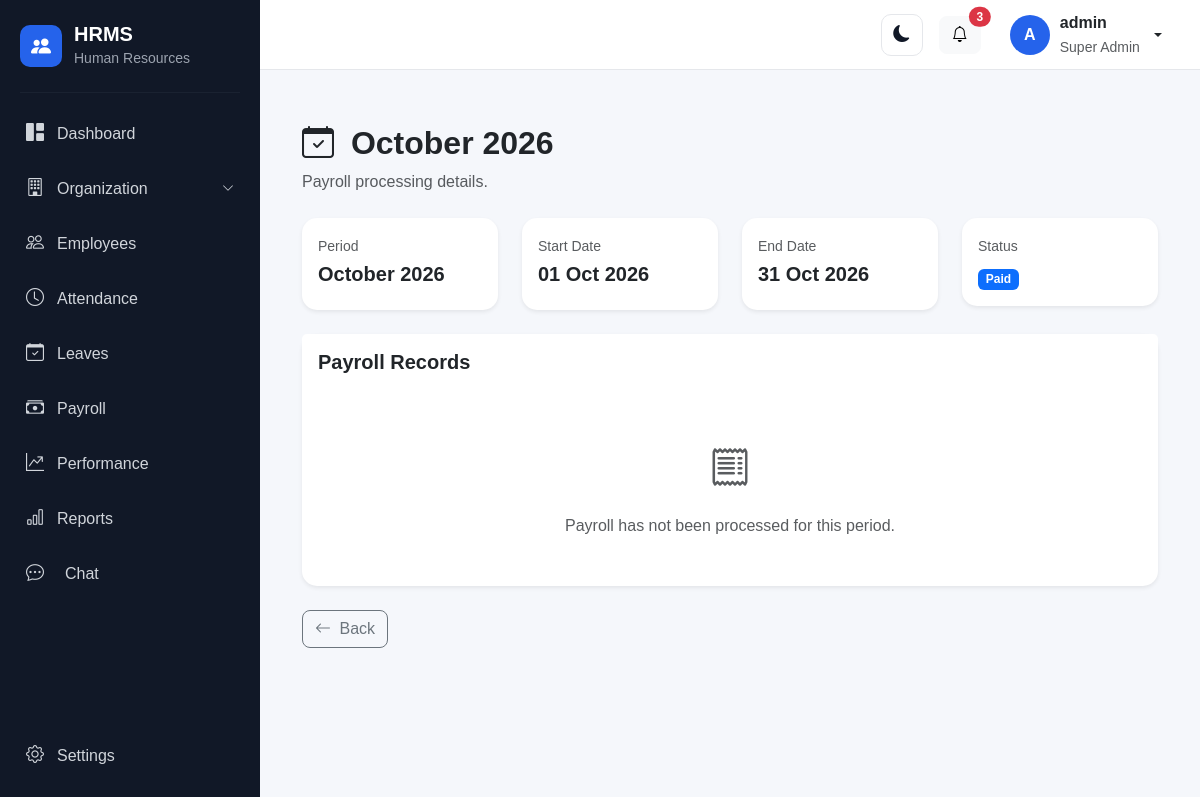
Screenshot of /payroll/periods/1/ (signed in) with the database file from the repository.
### account/models.py (models this page shows, shortened)
class User(AbstractUser):
    class Role(models.TextChoices):
        SUPER_ADMIN = "SUPER_ADMIN", "Super Admin"
        HR_ADMIN = "HR_ADMIN", "HR Admin"
        MANAGER = "MANAGER", "Manager"
        EMPLOYEE = "EMPLOYEE", "Employee"
        RECRUITER = "RECRUITER", "Recruiter"
        PAYROLL_ADMIN = "PAYROLL_ADMIN", "Payroll Admin"
    objects = HRMSUserManager()
    role = models.CharField(
        max_length=30,
        choices=Role.choices,
        default=Role.EMPLOYEE,
    )
    phone = models.CharField(
        max_length=15,
        blank=True,
        null=True,
    )
    profile_picture = models.ImageField(
        upload_to="profile_pictures/",
        blank=True,
        null=True,
    )
    must_change_password = models.BooleanField(
        default=False,
        help_text="If enabled, the user must change their password after logging in.",
    )

### payroll/models.py (models this page shows, shortened)
class PayrollPeriod(models.Model):
    class Status(models.TextChoices):
        DRAFT = "DRAFT", "Draft"
        PROCESSING = "PROCESSING", "Processing"
        PROCESSED = "PROCESSED", "Processed"
        PAID = "PAID", "Paid"
        CANCELLED = "CANCELLED", "Cancelled"
    month = models.PositiveSmallIntegerField()
    year = models.PositiveIntegerField()
    start_date = models.DateField()
    end_date = models.DateField()
    status = models.CharField(
        max_length=20,
        choices=Status.choices,
        default=Status.DRAFT,
    )
    processed_at = models.DateTimeField(
        null=True,
        blank=True,
    )
    processed_by = models.ForeignKey(
        settings.AUTH_USER_MODEL,
        on_delete=models.SET_NULL,
        null=True,
        blank=True,
        related_name="processed_payroll_periods",
    )
    notes = models.TextField(
        blank=True,
        null=True,
    )
    created_at = models.DateTimeField(auto_now_add=True)
    updated_at = models.DateTimeField(auto_now=True)
    class Meta:
        ordering = ["-year", "-month"]
        constraints = [
            models.UniqueConstraint(
                fields=["month", "year"],
                name="unique_payroll_period",
            )
        ]
    @property
    def display_name(self):
        return self.start_date.strftime("%B %Y")

### payroll/views.py (the view)
# urls.py: path("periods/<int:pk>/", views.period_detail, name="period_detail"),
@login_required
def period_detail(request, pk):
    current_employee = require_payroll_access(request)
    if not current_employee:
        return HttpResponseForbidden(
            "You do not have permission to view payroll."
        )
    period = get_object_or_404(
        PayrollPeriod,
        pk=pk,
    )
    records = get_accessible_payroll_queryset(
        request
    ).filter(
        period=period
    )
    summary = records.aggregate(
        total_gross=Sum("gross_salary"),
        total_deductions=Sum("total_deductions"),
        total_net=Sum("net_salary"),
        total_lop=Sum("lop_amount"),
        total_overtime=Sum("overtime_amount"),
    )
    can_manage = current_employee.role in [
        Employee.Role.HR_ADMIN,
        Employee.Role.SUPER_ADMIN,
    ]
    context = {
        "period": period,
        "records": records,
        "summary": summary,
        "current_employee": current_employee,
        "can_manage": can_manage,
    }
    return render(
        request,
        "payroll/period_detail.html",
        context,
    )

### templates/payroll/period_detail.html (shortened to what this page needs)
{% extends "base.html" %}
{% block content %}
<div class="container-fluid py-4">
    <div class="d-flex justify-content-between align-items-center mb-4">
        <div>
            <h2 class="fw-bold">
                <i class="bi bi-calendar-check me-2"></i>
                {{ period.display_name }}
            </h2>
            <p class="text-muted mb-0">
                Payroll processing details.
            </p>
        </div>
    </div>
    <div class="row g-4 mb-4">
        <div class="col-md-3">
            <div class="card border-0 shadow-sm">
                <div class="card-body">
                    <small class="text-muted">Period</small>
                    <h5 class="fw-bold mt-1">
                        {{ period.display_name }}
                    </h5>
                </div>
            </div>
        </div>
        <div class="col-md-3">
            <div class="card border-0 shadow-sm">
                <div class="card-body">
                    <small class="text-muted">Start Date</small>
                    <h5 class="fw-bold mt-1">
                        {{ period.start_date|date:"d M Y" }}
                    </h5>
                </div>
            </div>
        </div>
        <div class="col-md-3">
            <div class="card border-0 shadow-sm">
                <div class="card-body">
                    <small class="text-muted">End Date</small>
                    <h5 class="fw-bold mt-1">
                        {{ period.end_date|date:"d M Y" }}
                    </h5>
                </div>
            </div>
        </div>
        <div class="col-md-3">
            <div class="card border-0 shadow-sm">
                <div class="card-body">
                    <small class="text-muted">
                        Status
                    </small>
                    <div class="mt-2">
                        {% if period.status == "DRAFT" %}
                        <span class="badge bg-secondary">
                            Draft
                        </span>
                        {% elif period.status == "PROCESSING" %}
                        <span class="badge bg-warning text-dark">
                            Processing
                        </span>
                        {% elif period.status == "PROCESSED" %}
                        <span class="badge bg-success">
                            Processed
                        </span>
                        {% elif period.status == "PAID" %}
                        <span class="badge bg-primary">
                            Paid
                        </span>
                        {% elif period.status == "CANCELLED" %}
                        <span class="badge bg-danger">
                            Cancelled
                        </span>
                        {% endif %}
                    </div>
                </div>
            </div>
        </div>
    </div>
    <div class="card border-0 shadow-sm">
        <div class="card-header bg-white border-0 py-3">
            <h5 class="mb-0 fw-semibold">
                Payroll Records
            </h5>
        </div>
        <div class="card-body p-0">
            {% if records %}
            <div class="table-responsive">
                <table class="table table-hover align-middle mb-0">
                    <thead class="table-light">
                        <tr>
                            <th>Employee</th>
                            <th>Employee ID</th>
                            <th>Gross</th>
                            <th>Deductions</th>
                            <th>LOP</th>
                            <th>Net Salary</th>
                            <th>Status</th>
                            <th></th>
                        </tr>
                    </thead>
                    <tbody>
                        {% for record in records %}
                        <tr>
                            <td class="fw-semibold">
                                {{ record.employee.get_full_name }}
                            </td>
                            <td>
                                {{ record.employee.employee_id }}
                            </td>
                            <td>
                                ₹{{ record.gross_salary|floatformat:2 }}
                            </td>
                            <td>
                                ₹{{ record.total_deductions|floatformat:2 }}
                            </td>
                            <td>
                                ₹{{ record.lop_amount|floatformat:2 }}
                            </td>
                            <td class="fw-bold text-success">
                                ₹{{ record.net_salary|floatformat:2 }}
                            </td>
                            <td>
                                {% if record.status == "PROCESSED" %}
                                <span class="badge bg-success">
                                    Processed
                                </span>
                                {% elif record.status == "PAID" %}
                                <span class="badge bg-primary">
                                    Paid
                                </span>
                                {% elif record.status == "HOLD" %}
                                <span class="badge bg-warning text-dark">
                                    Hold
                                </span>
                                {% else %}
                                <span class="badge bg-secondary">
                                    Draft
                                </span>
                                {% endif %}
                            </td>
                            <td>
                                {% if record.payslip %}
                                <a href="{% url 'payroll:payslip_detail' record.payslip.pk %}"
                                    class="btn btn-sm btn-outline-primary">
                                    Payslip
                                </a>
                                {% endif %}
                            </td>
                        </tr>
                        {% endfor %}
                    </tbody>
                </table>
            </div>
            {% else %}
            <div class="text-center py-5">
                <i class="bi bi-receipt fs-1 text-muted"></i>
                <p class="text-muted mt-3 mb-0">
                    Payroll has not been processed for this period.
                </p>
            </div>
            {% endif %}
        </div>
    </div>
    <div class="mt-4">
        <a href="{% url 'payroll:period_list' %}" class="btn btn-outline-secondary">
            <i class="bi bi-arrow-left me-1"></i>
            Back
        </a>
    </div>
</div>
{% endblock %}

### templates/base.html (shortened to what this page needs)
{% load static %}
<!DOCTYPE html>
<html lang="en">
<head>
    <link href="https://cdn.jsdelivr.net/npm/bootstrap@5.3.3/dist/css/bootstrap.min.css" rel="stylesheet">
    <link rel="stylesheet" href="https://cdn.jsdelivr.net/npm/bootstrap-icons@1.11.3/font/bootstrap-icons.min.css">
    <link rel="stylesheet" href="{% static 'css/style.css' %}">
</head>
<body>
    <div class="d-flex min-vh-100">
        <aside class="sidebar" id="sidebar">
            <div class="sidebar-brand">
                <div class="brand-icon">
                    <i class="bi bi-people-fill"></i>
                </div>
                <div>
                    <h5 class="mb-0">
                        HRMS
                    </h5>
                    <small>
                        Human Resources
                    </small>
                </div>
            </div>
            <hr>
            <nav class="sidebar-menu">
                <a href="{% url 'dashboard' %}" class="sidebar-link">
                    <i class="bi bi-grid-1x2-fill"></i>
                    <span>
                        Dashboard
                    </span>
                </a>
                {% if user.role == "SUPER_ADMIN" %}
                <a class="sidebar-link" data-bs-toggle="collapse" href="#organizationMenu" role="button"
                    aria-expanded="false" aria-controls="organizationMenu">
                    <i class="bi bi-building"></i>
                    <span class="flex-grow-1">
                        Organization
                    </span>
                    <i class="bi bi-chevron-down organization-arrow"></i>
                </a>
                {% endif %}
                <a href="{% url 'employee_list' %}" class="sidebar-link">
                    <i class="bi bi-people"></i>
                    <span>
                        Employees
                    </span>
                </a>
                <a href="{% url 'attendance_dashboard' %}" class="sidebar-link">
                    <i class="bi bi-clock"></i>
                    <span>
                        Attendance
                    </span>
                </a>
                <a href="{% url 'leave_dashboard' %}" class="sidebar-link">
                    <i class="bi bi-calendar-check"></i>
                    <span>
                        Leaves
                    </span>
                </a>
                <a href="{% url 'payroll:payroll_dashboard' %}" class="sidebar-link">
                    <i class="bi bi-cash-stack"></i>
                    <span>
                        Payroll
                    </span>
                </a>
                <a href="{% url 'performance:dashboard' %}" class="sidebar-link">
                    <i class="bi bi-graph-up-arrow"></i>
                    <span>
                        Performance
                    </span>
                </a>
                {% if user.role == "HR_ADMIN" or user.role == "SUPER_ADMIN" %}
                <a href="{% url 'reports:dashboard' %}" class="sidebar-link">
                    <i class="bi bi-bar-chart"></i>
                    <span>
                        Reports
                    </span>
                </a>
                {% endif %}
                <a href="{% url 'chat:home' %}"
                    class="sidebar-link {% if request.resolver_match.namespace == 'chat' %}active{% endif %}">
                    <i class="bi bi-chat-dots me-2"></i>
                    <span>Chat</span>
                </a>
            </nav>
            <div class="sidebar-bottom">
                <a href="{% url 'settings' %}" class="sidebar-link">
                    <i class="bi bi-gear"></i>
                    <span>
                        Settings
                    </span>
                </a>
            </div>
        </aside>
        <div class="main-wrapper">
            <nav class="top-navbar">
                <div class="ms-auto d-flex align-items-center gap-3">
                    <button type="button" class="btn theme-toggle" id="themeToggle" aria-label="Switch to dark mode"
                        title="Switch to dark mode">
                        <i class="bi bi-moon-fill" id="themeToggleIcon"></i>
                    </button>
                    <button type="button" class="btn btn-light position-relative">
                        <i class="bi bi-bell"></i>
                        <span class="position-absolute top-0 start-100 translate-middle badge rounded-pill bg-danger">
                            3
                        </span>
                    </button>
                    <div class="dropdown">
                        <button type="button" class="btn user-menu dropdown-toggle" data-bs-toggle="dropdown">
                            <div class="user-avatar">
                                {{ user.first_name|first|default:user.username|first|upper }}
                            </div>
                            <div class="d-none d-md-block text-start">
                                <div class="fw-semibold">
                                    {{ user.get_full_name|default:user.username }}
                                </div>
                                <small class="text-muted">
                                    {{ user.get_role_display }}
                                </small>
                            </div>
                        </button>
                    </div>
                </div>
            </nav>
            <main class="content-area">
                {% block content %}
                {% endblock %}
            </main>
        </div>
    </div>
</body>
</html>

### rows the page displays
User: first_name|first "A", get_full_name "admin", role "Super Admin"
PayrollPeriod: display_name "October 2026", start_date "01 Oct 2026", end_date "31 Oct 2026"
